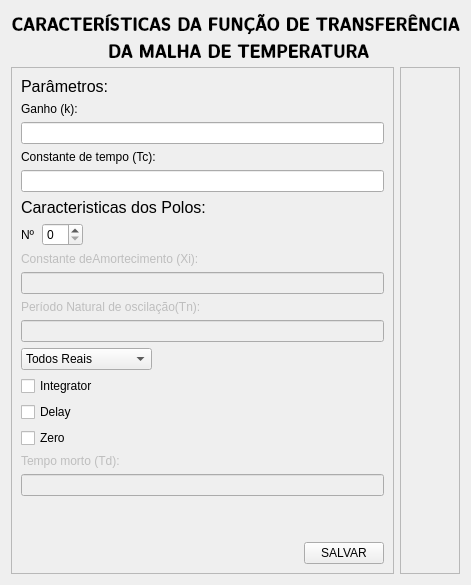
        <widget class="QWidget" name="TF_page">
         <layout class="QGridLayout" name="gridLayout_5">
          <item row="0" column="0" colspan="2">
           <widget class="QLabel" name="label_4">
            <property name="maximumSize">
             <size>
              <width>16777215</width>
              <height>50</height>
             </size>
            </property>
            <property name="font">
             <font>
              <family>Latin Modern Sans Demi Cond</family>
              <pointsize>14</pointsize>
              <weight>75</weight>
              <bold>true</bold>
             </font>
            </property>
            <property name="text">
             <string>CARACTERÍSTICAS DA FUNÇÃO DE TRANSFERÊNCIA
 DA MALHA DE TEMPERATURA</string>
            </property>
            <property name="alignment">
             <set>Qt::AlignCenter</set>
            </property>
           </widget>
          </item>
          <item row="1" column="0">
           <widget class="QFrame" name="frame_5">
            <property name="frameShape">
             <enum>QFrame::StyledPanel</enum>
            </property>
            <property name="frameShadow">
             <enum>QFrame::Raised</enum>
            </property>
            <layout class="QGridLayout" name="gridLayout_4">
             <item row="0" column="0">
              <layout class="QVBoxLayout" name="verticalLayout_5">
               <item>
                <widget class="QLabel" name="label_7">
                 <property name="font">
                  <font>
                   <pointsize>12</pointsize>
                  </font>
                 </property>
                 <property name="text">
                  <string>Parâmetros:</string>
                 </property>
                </widget>
               </item>
               <item>
                <widget class="QLabel" name="label_10">
                 <property name="text">
                  <string>Ganho (k):</string>
                 </property>
                </widget>
               </item>
               <item>
                <widget class="QLineEdit" name="lineEdit"/>
               </item>
               <item>
                <widget class="QLabel" name="label_9">
                 <property name="text">
                  <string>Constante de tempo (Tc):</string>
                 </property>
                </widget>
               </item>
               <item>
                <widget class="QLineEdit" name="lineEdit_2"/>
               </item>
               <item>
                <widget class="QLabel" name="label_5">
                 <property name="font">
                  <font>
                   <pointsize>12</pointsize>
                  </font>
                 </property>
                 <property name="text">
                  <string>Caracteristicas dos Polos: </string>
                 </property>
                </widget>
               </item>
               <item>
                <layout class="QHBoxLayout" name="horizontalLayout">
                 <item>
                  <widget class="QLabel" name="label_6">
                   <property name="text">
                    <string>Nº</string>
                   </property>
                  </widget>
                 </item>
                 <item>
                  <widget class="QSpinBox" name="spinBox"/>
                 </item>
                 <item>
                  <spacer name="horizontalSpacer">
                   <property name="orientation">
                    <enum>Qt::Horizontal</enum>
                   </property>
                   <property name="sizeHint" stdset="0">
                    <size>
                     <width>40</width>
                     <height>20</height>
                    </size>
                   </property>
                  </spacer>
                 </item>
                </layout>
               </item>
              </layout>
             </item>
             <item row="1" column="0">
              <layout class="QVBoxLayout" name="verticalLayout_4">
               <item>
                <widget class="QLabel" name="label_12">
                 <property name="enabled">
                  <bool>false</bool>
                 </property>
                 <property name="text">
                  <string>Constante deAmortecimento (Xi):</string>
                 </property>
                </widget>
               </item>
               <item>
                <widget class="QLineEdit" name="lineEdit_4">
                 <property name="enabled">
                  <bool>false</bool>
                 </property>
                </widget>
               </item>
              </layout>
             </item>
             <item row="2" column="0">
              <layout class="QVBoxLayout" name="verticalLayout_8">
               <item>
                <widget class="QLabel" name="label_13">
                 <property name="enabled">
                  <bool>false</bool>
                 </property>
                 <property name="text">
                  <string>Período Natural de oscilação(Tn):</string>
                 </property>
                </widget>
               </item>
               <item>
                <widget class="QLineEdit" name="lineEdit_5">
                 <property name="enabled">
                  <bool>false</bool>
                 </property>
                </widget>
               </item>
              </layout>
             </item>
             <item row="3" column="0">
              <layout class="QHBoxLayout" name="horizontalLayout_4">
               <item>
                <widget class="QComboBox" name="comboBox">
                 <item>
                  <property name="text">
                   <string>Todos Reais</string>
                  </property>
                 </item>
                 <item>
                  <property name="text">
                   <string>Todos Imaginários</string>
                  </property>
                 </item>
                </widget>
               </item>
               <item>
                <spacer name="horizontalSpacer_2">
                 <property name="orientation">
                  <enum>Qt::Horizontal</enum>
                 </property>
                 <property name="sizeHint" stdset="0">
                  <size>
                   <width>40</width>
                   <height>20</height>
                  </size>
                 </property>
                </spacer>
               </item>
              </layout>
             </item>
             <item row="4" column="0">
              <layout class="QVBoxLayout" name="verticalLayout_3">
               <item>
                <widget class="QCheckBox" name="checkBox_2">
                 <property name="text">
                  <string>Integrator</string>
                 </property>
                </widget>
               </item>
               <item>
                <widget class="QCheckBox" name="checkBox">
                 <property name="text">
                  <string>Delay</string>
                 </property>
                </widget>
               </item>
               <item>
                <widget class="QCheckBox" name="checkBox_3">
                 <property name="text">
                  <string>Zero</string>
                 </property>
                </widget>
               </item>
              </layout>
             </item>
             <item row="5" column="0">
              <widget class="QLabel" name="label_8">
               <property name="enabled">
                <bool>false</bool>
               </property>
               <property name="text">
                <string>Tempo morto (Td):</string>
               </property>
              </widget>
             </item>
             <item row="6" column="0">
              <widget class="QLineEdit" name="lineEdit_3">
               <property name="enabled">
                <bool>false</bool>
               </property>
              </widget>
             </item>
             <item row="7" column="0">
              <spacer name="verticalSpacer">
               <property name="orientation">
                <enum>Qt::Vertical</enum>
               </property>
               <property name="sizeHint" stdset="0">
                <size>
                 <width>20</width>
                 <height>40</height>
                </size>
               </property>
              </spacer>
             </item>
             <item row="8" column="0">
              <layout class="QHBoxLayout" name="horizontalLayout_6">
               <item>
                <spacer name="horizontalSpacer_3">
                 <property name="orientation">
                  <enum>Qt::Horizontal</enum>
                 </property>
                 <property name="sizeHint" stdset="0">
                  <size>
                   <width>40</width>
                   <height>20</height>
                  </size>
                 </property>
                </spacer>
               </item>
               <item>
                <widget class="QPushButton" name="pushButton_5">
                 <property name="text">
                  <string>SALVAR</string>
                 </property>
                 <property name="icon">
                  <iconset resource="filter.qrc">
                   <normaloff>:/icons/calculator.svg</normaloff>:/icons/calculator.svg</iconset>
                 </property>
                 <property name="iconSize">
                  <size>
                   <width>30</width>
                   <height>30</height>
                  </size>
                 </property>
                </widget>
               </item>
              </layout>
             </item>
            </layout>
           </widget>
          </item>
          <item row="1" column="1">
           <widget class="QFrame" name="frame_4">
            <property name="maximumSize">
             <size>
              <width>100</width>
              <height>16777215</height>
             </size>
            </property>
            <property name="styleSheet">
             <string notr="true"/>
            </property>
            <property name="frameShape">
             <enum>QFrame::StyledPanel</enum>
            </property>
            <property name="frameShadow">
             <enum>QFrame::Raised</enum>
            </property>
            <layout class="QVBoxLayout" name="verticalLayout_6">
             <item>
              <widget class="QPushButton" name="pushButton_7">
               <property name="enabled">
                <bool>false</bool>
               </property>
               <property name="text">
                <string/>
               </property>
               <property name="icon">
                <iconset resource="filter.qrc">
                 <normaloff>:/icons/tools-and-utensils.svg</normaloff>:/icons/tools-and-utensils.svg</iconset>
               </property>
               <property name="iconSize">
                <size>
                 <width>48</width>
                 <height>48</height>
                </size>
               </property>
               <property name="flat">
                <bool>true</bool>
               </property>
              </widget>
             </item>
             <item>
              <widget class="QPushButton" name="pushButton_8">
               <property name="enabled">
                <bool>false</bool>
               </property>
               <property name="text">
                <string/>
               </property>
               <property name="icon">
                <iconset resource="filter.qrc">
                 <normaloff>:/icons/transfer_function.svg</normaloff>:/icons/transfer_function.svg</iconset>
               </property>
               <property name="iconSize">
                <size>
                 <width>48</width>
                 <height>48</height>
                </size>
               </property>
               <property name="flat">
                <bool>true</bool>
               </property>
              </widget>
             </item>
             <item>
              <widget class="QPushButton" name="pushButton_9">
               <property name="enabled">
                <bool>false</bool>
               </property>
               <property name="text">
                <string/>
               </property>
               <property name="icon">
                <iconset resource="filter.qrc">
                 <normaloff>:/icons/graphs.svg</normaloff>:/icons/graphs.svg</iconset>
               </property>
               <property name="iconSize">
                <size>
                 <width>48</width>
                 <height>48</height>
                </size>
               </property>
               <property name="flat">
                <bool>true</bool>
               </property>
              </widget>
             </item>
             <item>
              <widget class="QPushButton" name="pushButton_10">
               <property name="enabled">
                <bool>false</bool>
               </property>
               <property name="text">
                <string/>
               </property>
               <property name="icon">
                <iconset resource="filter.qrc">
                 <normaloff>:/icons/settings.svg</normaloff>:/icons/settings.svg</iconset>
               </property>
               <property name="iconSize">
                <size>
                 <width>48</width>
                 <height>48</height>
                </size>
               </property>
               <property name="flat">
                <bool>true</bool>
               </property>
              </widget>
             </item>
             <item>
              <widget class="QPushButton" name="pushButton_22">
               <property name="text">
                <string/>
               </property>
               <property name="icon">
                <iconset resource="filter.qrc">
                 <normaloff>:/icons/reply.svg</normaloff>:/icons/reply.svg</iconset>
               </property>
               <property name="iconSize">
                <size>
                 <width>48</width>
                 <height>48</height>
                </size>
               </property>
               <property name="flat">
                <bool>true</bool>
               </property>
              </widget>
             </item>
            </layout>
           </widget>
          </item>
         </layout>
        </widget>
